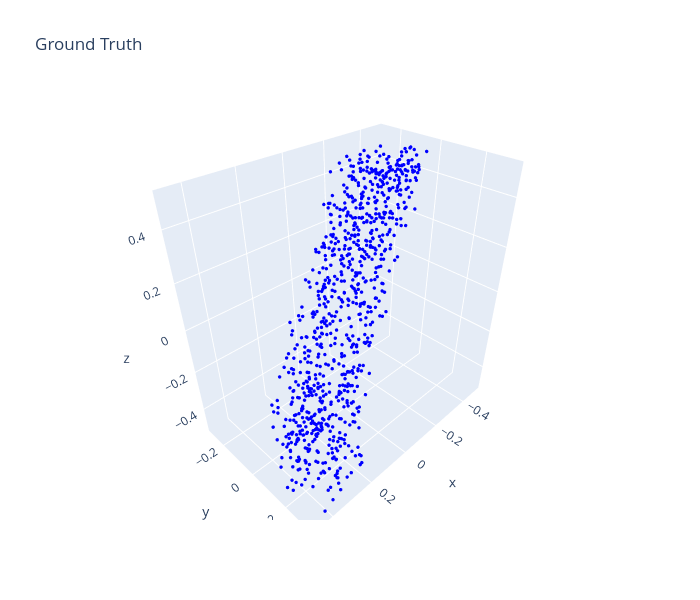
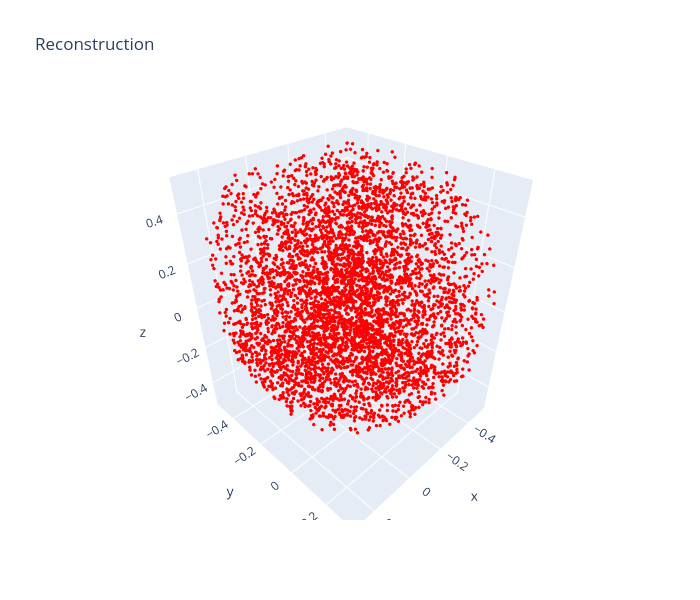

The cell these charts' notebook holds for them, in order:
### Code cell
## Reconstruction Visualization - Ground Truth vs Prediction

model.eval()
with torch.no_grad():
    sample = train_dataset[0]
    query_points = sample['query_points'].unsqueeze(0).to(device)
    occ_gt = sample['occupancy'].unsqueeze(0).to(device)
    
    inputs = torch.empty(query_points.size(0), 0, device=device)
    c = model.encode_inputs(inputs)
    q_z = model.infer_z(query_points, occ_gt, c)
    z = q_z.rsample()
    logits = model.decode(query_points, z, c).logits
    occ_pred = torch.sigmoid(logits)

occ_gt_np = occ_gt.squeeze().cpu().numpy()
occ_pred_np = occ_pred.squeeze().cpu().numpy()
query_points_np = query_points.squeeze().cpu().numpy()

# Use adaptive threshold based on quantiles
gt_threshold = np.quantile(occ_gt_np, 0.5)
pred_threshold = np.quantile(occ_pred_np, 0.5)

gt_mask = occ_gt_np > gt_threshold
pred_mask = occ_pred_np > pred_threshold

print(f"GT threshold: {gt_threshold:.4f}, GT points: {gt_mask.sum()}")
print(f"Pred threshold: {pred_threshold:.4f}, Pred points: {pred_mask.sum()}")

# Ground Truth Plot
fig1 = go.Figure(data=[go.Scatter3d(x=query_points_np[gt_mask, 0], y=query_points_np[gt_mask, 1], 
                                     z=query_points_np[gt_mask, 2], mode='markers',
                                     marker=dict(size=2, color='blue'))])
fig1.update_layout(title='Ground Truth', scene_aspectmode='data', width=700, height=600)
fig1.show()

# Reconstruction Plot
fig2 = go.Figure(data=[go.Scatter3d(x=query_points_np[pred_mask, 0], y=query_points_np[pred_mask, 1], 
                                     z=query_points_np[pred_mask, 2], mode='markers',
                                     marker=dict(size=2, color='red'))])
fig2.update_layout(title='Reconstruction', scene_aspectmode='data', width=700, height=600)
fig2.show()

### Figure 1 — Plotly figure (JSON) as saved in the notebook; plotly's stock layout.template omitted (floating-point values rounded to 4 significant figures; data arrays with more than 128 entries replaced by an {"elided": "..."} marker saying what was removed)
{"data": [{"marker": {"color": "blue", "size": 2}, "mode": "markers", "type": "scatter3d", "x": {"elided": "845 float values"}, "y": {"elided": "845 float values"}, "z": {"elided": "845 float values"}}], "layout": {"height": 600, "scene": {"aspectmode": "data"}, "title": {"text": "Ground Truth"}, "width": 700}}

### Figure 2 — Plotly figure (JSON) as saved in the notebook; plotly's stock layout.template omitted (floating-point values rounded to 4 significant figures; data arrays with more than 128 entries replaced by an {"elided": "..."} marker saying what was removed)
{"data": [{"marker": {"color": "red", "size": 2}, "mode": "markers", "type": "scatter3d", "x": {"elided": "5000 float values"}, "y": {"elided": "5000 float values"}, "z": {"elided": "5000 float values"}}], "layout": {"height": 600, "scene": {"aspectmode": "data"}, "title": {"text": "Reconstruction"}, "width": 700}}
